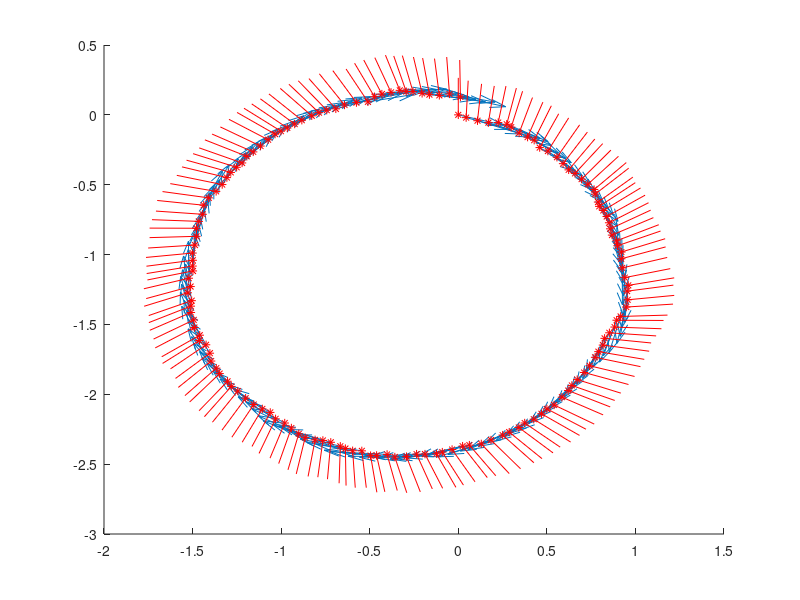

Source code (MATLAB):
%% Motion Model
clear all; clc;
close all;
% robots sizing 
L = 0.3; % [m]
r = 0.25; % [m]
f = 10; % [Hz]

% kinematic model
x0 = [0; 0; 0]; % [[m/s] [m/s] [rad/s]] intial state
u = [-1.5; 2; 1]; % [[rad/s] [rad/s] [rad/s]] inputs
% u = [-1; 1; 0]; % [[rad/s] [rad/s] [rad/s]] to drive in a straight line
% u = [-1; 1; 1]; % [[rad/s] [rad/s] [rad/s]] to drive in a spiral
% u = [2; -1.167612497392722; 0]; % 2m radius circle inputs 

% Time
T = 15; % Duration
dt = 0.1;% [s] timestep (update rate)
tvec = 0:dt:T; % Time vector
n = length(tvec); % Number of timesteps
% n = 15 / dt; % number of samples for 15 second simulation
figure(1); clf; hold on;

x_record = zeros(3, n);
v_record = zeros(3, n);
y_record = zeros(3, n);

omega_variance = 0.1 / 180 * pi;

for i = 1:n
    % expanding spiral
%     u(3) = 2*(n - i) / n; different spiral
%     u(1) = u(1) - i * 0.01; ever expanding spiral 
%     u(2) = u(2) + i * 0.01;
    %measurement
    y = [x0(1); x0(2); -9.7*180/pi + x0(3)] + [normrnd(0,0.5); normrnd(0,0.5); normrnd(0,10 * 180/pi)];


    % dynamics
    v_x = (r*2/3) * (-u(1)*cos(x0(3)) + u(2)*cos(pi()/3+x0(3)) + u(3)*cos(pi()/3-x0(3)));
    v_y = (r*2/3) * (u(1)*sin(x0(3))  - u(2)*sin(pi()/3+x0(3)) + u(3)*sin(pi()/3-x0(3)));
    omega = r/(3*L) * (u(1)+u(2)+u(3));
 
    %verify the radius
    rad = sqrt(v_x*v_x + v_y*v_y) / omega;
    d = rad * 2;
    
    x_record(:,i) = x0;
    v_record(:,i) = [v_x;
                     v_y;
                     omega];
    y_record(:,i) = y;
    
    %disturbance
    d = [normrnd(0,0.01); normrnd(0,0.01); normrnd(0,omega_variance)];
    x1 = x0 + [ v_x * dt; v_y * dt; omega * dt] + d;
    % without disturbance
%     x1 = x0 + [ v_x * dt; v_y * dt; omega * dt];
    x0 = x1; 
end

% a = sqrt(v_record(1,:).^2 + v_record(2,:).^2)
samples_per_draw = 1;
trimmed_x_rec = x_record(:,1:samples_per_draw:end);
trimmed_v_rec = v_record(:,1:samples_per_draw:end);
trimmed_y_rec = y_record(:,1:samples_per_draw:end);


quiver(trimmed_x_rec(1,:),trimmed_x_rec(2,:),trimmed_v_rec(1,:),trimmed_v_rec(2,:));
quiver(trimmed_x_rec(1,:),trimmed_x_rec(2,:),sin(trimmed_x_rec(3,:)),cos(trimmed_x_rec(3,:)),'r*');

%quiver(trimmed_y_rec(1,:),trimmed_y_rec(2,:),zeros(n),zeros(n),'g*');
